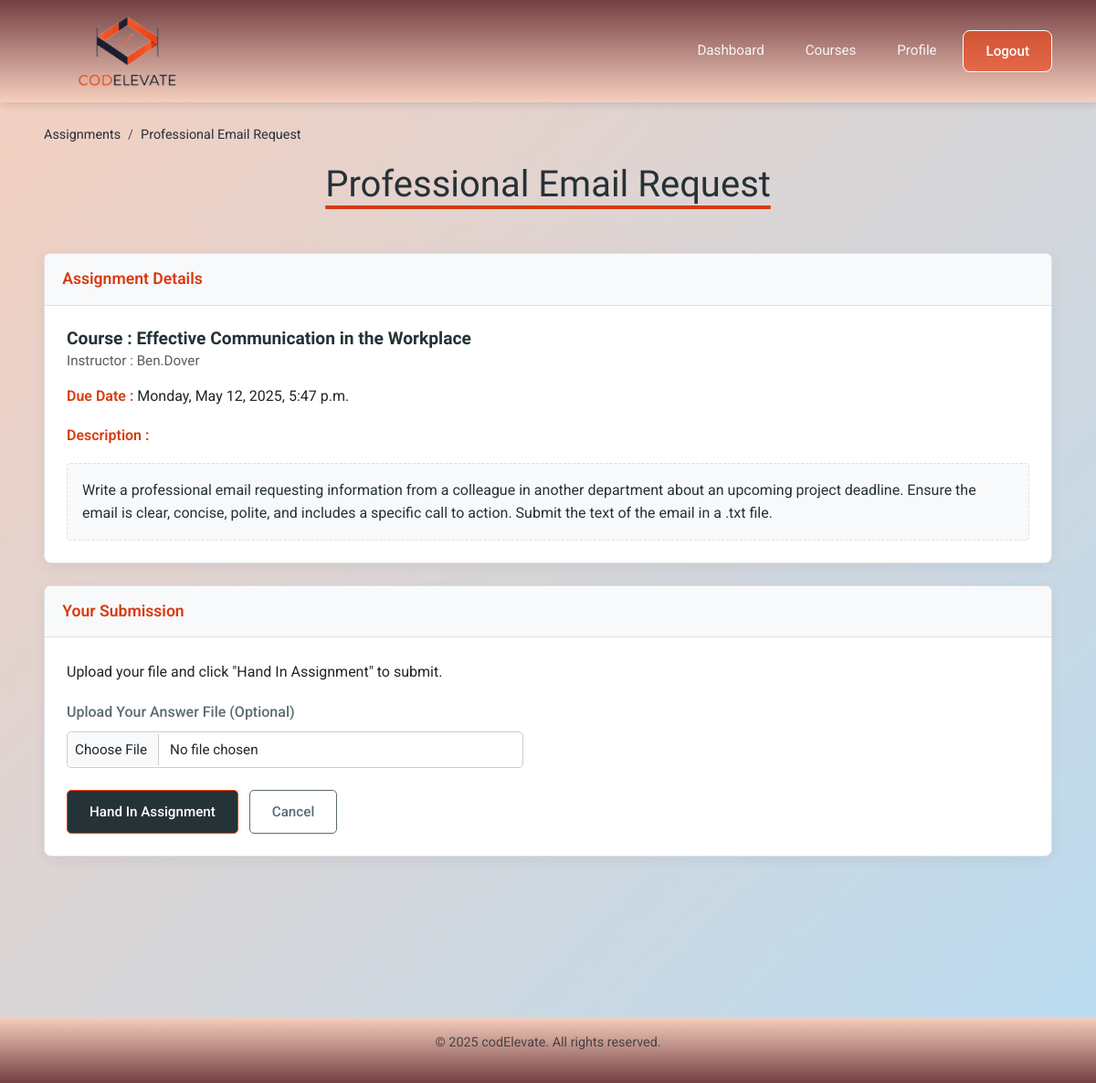
Page /assignments/9/ (signed in) on the committed database.
### assignments/models.py (models this page shows, shortened)
class Assignment(models.Model):
    course = models.ForeignKey(Course, on_delete=models.CASCADE, related_name='assignments')
    title = models.CharField(max_length=255)
    description = models.TextField(blank=True)
    due_date = models.DateTimeField()
    created_at = models.DateTimeField(auto_now_add=True)
    updated_at = models.DateTimeField(auto_now=True)
    @property
    def is_past_due(self):
        return timezone.now() > self.due_date
    class Meta:
        ordering = ['due_date']

class Submission(models.Model):
    assignment = models.ForeignKey(Assignment, on_delete=models.CASCADE, related_name='submissions')
    student = models.ForeignKey(User, on_delete=models.CASCADE, related_name='assignment_submissions')
    file = models.FileField(upload_to=submission_upload_path, blank=True, null=True)
    submitted_at = models.DateTimeField(null=True, blank=True)
    is_submitted = models.BooleanField(default=False)
    class Meta:
        unique_together = ['assignment', 'student']
        ordering = ['-submitted_at', 'assignment__due_date']

### courses/models.py (models this page shows, shortened)
class Course(models.Model):
    LEVEL_CHOICES = [
        ('beginner', 'Beginner'),
        ('intermediate', 'Intermediate'),
        ('advanced', 'Advanced'),
    ]
    title = models.CharField(max_length=200)
    description = models.TextField()
    category = models.ForeignKey(Category, on_delete=models.SET_NULL, null=True, blank=True, related_name='courses')
    instructor = models.ForeignKey(User, on_delete=models.SET_NULL, null=True, blank=True, related_name='courses')
    created_at = models.DateTimeField(auto_now_add=True)
    updated_at = models.DateTimeField(auto_now=True)
    thumbnail = models.ImageField(upload_to='course_thumbnails/', blank=True, null=True)
    level = models.CharField(max_length=12, choices=LEVEL_CHOICES, default='beginner')
    duration = models.PositiveIntegerField(help_text='Duration in hours', default=0)
    class Meta:
        ordering = ['-created_at']

### assignments/views.py (the view, shortened to what this page needs)
# urls.py: path('<int:assignment_id>/', views.assignment_detail, name='assignment_detail'),
@login_required
def assignment_detail(request, assignment_id):
    assignment = get_object_or_404(Assignment.objects.select_related('course', 'course__instructor'), id=assignment_id)
    student = request.user
    is_enrolled = CourseEnrollment.objects.filter(
        student=student,
        course=assignment.course
    ).exists()
    if not is_enrolled:
        raise Http404("You are not enrolled in the course for this assignment.")
    submission, created = Submission.objects.get_or_create(
        assignment=assignment,
        student=student
    )
    form = SubmissionForm(instance=submission)
    context = {
        'assignment': assignment,
        'submission': submission,
        'form': form,
        'is_past_due': assignment.is_past_due,
        'can_submit': not submission.is_submitted
    }
    return render(request, 'assignments/assignment_detail.html', context)

### assignments/forms.py
class SubmissionForm(forms.ModelForm):
    class Meta:
        model = Submission
        fields = ['file']
        widgets = {
            'file': forms.ClearableFileInput(attrs={'class': 'form-control'}),
        }
        labels = {
            'file': 'Upload Your Answer File (Optional)',
        }

### assignments/templates/assignments/assignment_detail.html (shortened to what this page needs)
{% extends 'base.html' %}
{% load static %}
{% load tz %}
{% block extra_head %}
    <link rel="stylesheet" href="{% static 'assignments/assignment_detail.css' %}">
{% endblock %}
{% block content %}
<div class="container mt-4">
    <nav aria-label="breadcrumb">
        <ol class="breadcrumb">
            <li class="breadcrumb-item"><a href="#">Assignments</a></li>
            <li class="breadcrumb-item active" aria-current="page">{{ assignment.title }}</li>
        </ol>
    </nav>
    <h2>{{ assignment.title }}</h2>
    <hr>
    <div class="card mb-4">
        <div class="card-header">
            Assignment Details
        </div>
        <div class="card-body">
            <h5 class="card-title">Course : {{ assignment.course.title }}</h5>
            <h6 class="card-subtitle mb-2 text-muted">Instructor : {{ assignment.course.instructor.get_full_name|default:assignment.course.instructor.username }}</h6>
            <p><strong>Due Date :</strong> {{ assignment.due_date|localtime|date:"l, F j, Y, P" }}
            </p>
            <p><strong>Description :</strong></p>
            <div class="assignment-description">
                {{ assignment.description|linebreaksbr|default:"No description provided." }}
            </div>
        </div>
    </div>
    <div class="card">
        <div class="card-header">
            Your Submission
        </div>
        <div class="card-body">
             {% if submission.is_submitted %}
                <div class="alert alert-success" role="alert">
                    <h4 class="alert-heading">Submitted!</h4>
                    <p>You handed in this assignment on {{ submission.submitted_at|localtime|date:"F j, Y, P" }}.</p>
                    {% if submission.file %}
                    <hr>
                    <p class="mb-0">Submitted file: <a href="{{ submission.file.url }}" target="_blank">{{ submission.get_filename }}</a></p>
                    {% endif %}
                </div>
                {% if not is_past_due %}
                    <p>You can update your submission before the deadline.</p>
                    <form method="post" enctype="multipart/form-data" class="mt-3">
                        {% csrf_token %}
                         <div class="mb-3">
                             <label for="{{ form.file.id_for_label }}" class="form-label">{{ form.file.label }}</label>
                             {{ form.file }}
                             {% if form.file.errors %}<div class="invalid-feedback d-block">{{ form.file.errors|striptags }}</div>{% endif %}
                         </div>
                        <button type="submit" class="btn btn-warning">Update Submission</button>
                        <a href="#" class="btn btn-secondary">Back to List</a>
                    </form>
                {% else %}
                    <a href="#" class="btn btn-secondary mt-3">Back to List</a>
                {% endif %}
             {% elif is_past_due %}
                 <div class="alert alert-danger" role="alert">
                    The deadline for this assignment has passed and you did not submit it.
                 </div>
                 <a href="#" class="btn btn-secondary mt-3">Back to List</a>
             {% else %}
                 <p>Upload your file and click "Hand In Assignment" to submit.</p>
                 <form method="post" enctype="multipart/form-data" class="mt-3">
                     <div class="mb-3">
                         <label for="{{ form.file.id_for_label }}" class="form-label">{{ form.file.label }}</label>
                         {{ form.file }}
                     </div>
                    <button type="submit" class="btn btn-primary">Hand In Assignment</button>
                    <a href="#" class="btn btn-secondary">Cancel</a>
                </form>
            {% endif %}
        </div>
    </div>
</div>
{% endblock %}

### static/website/homepage.css (style rules this page uses)
:root { --color-bg-light: #f8f9fa; --color-light-peach: #F6CFBE; --color-light-blue: #B9DCF2; --color-muted-blue: #5C6B73; --color-dark-blue: #253237; --color-accent-orange: #F34213; --font-primary: 'Poppins', sans-serif; --border-radius: 8px; --shadow-light: 0 4px 15px rgba(0, 0, 0, 0.06); --shadow-medium: 0 6px 20px rgba(37, 50, 55, 0.1); }
* { box-sizing: border-box; margin: 0; padding: 0; }
html { scroll-behavior: smooth; }
body { font-family: var(--font-primary); background: linear-gradient(135deg, var(--color-light-peach), var(--color-light-blue)); color: var(--color-dark-blue); line-height: 1.7; overflow-x: hidden; }
h1, h2, h3 { font-weight: 600; line-height: 1.3; }
a { text-decoration: none; color: inherit; }
.container { max-width: 1200px; margin: 0 auto; padding: 0 1.5rem; }
body { animation: fadeIn 1s ease-out forwards; }

### assignments/static/assignments/assignment_detail.css (style rules this page uses)
:root { --color-bg-light: #f8f9fa; --color-light-peach: #F6CFBE; --color-light-blue: #B9DCF2; --color-muted-blue: #5C6B73; --color-dark-blue: #253237; --color-accent-orange: #F34213; --border-radius: 8px; --shadow-light: 0 4px 15px rgba(0, 0, 0, 0.06); --color-border-light: #e0e0e0; --font-heading: 'Righteous', sans-serif; --font-primary: 'Roboto', sans-serif; }
.container.mt-4 { padding-bottom: 3rem; }
.breadcrumb { background-color: transparent; padding: 0; margin-bottom: 1rem; font-size: 0.9rem; }
.breadcrumb-item a { color: var(--color-dark-blue); text-decoration: none; }
.breadcrumb-item.active { color: var(--color-text-medium); }
.container>h2 { color: var(--color-dark-blue); font-family: 'Righteous', sans-serif; font-weight: 400; text-decoration: underline; text-underline-offset: 10px; text-decoration-color: #d83a10; margin-top: 1rem; margin-bottom: 0.5rem; text-align: center; font-size: clamp(1.8rem, 5vw, 2.5rem); }
hr { border: none; border-top: 1px solid var(--color-border-light); margin-bottom: 2rem; }
.card { background-color: #fff; border: 1px solid var(--color-border-light); border-radius: var(--border-radius); box-shadow: var(--shadow-light); margin-bottom: 2rem; }
.card-header { background-color: var(--color-bg-light); padding: 0.8rem 1.2rem; font-weight: 600; color: #d83a10; border-bottom: 1px solid var(--color-border-light); border-top-left-radius: var(--border-radius); border-top-right-radius: var(--border-radius); font-size: 1.1rem; }
.card-body { padding: 1.5rem; }
.card-body .card-title { font-family: 'Roboto Condensed', sans-serif; font-size: 1.2rem; font-weight: 700; color: var(--color-dark-blue); margin-bottom: 0.25rem; }
.card-body .card-subtitle { font-family: 'Roboto Condensed', sans-serif; font-size: 1.2rem; font-size: 0.95rem; color: var(--color-muted-blue); padding-top: 4px; margin-bottom: 1rem !important; }
.card-body p strong { color: #d83a10; font-weight: 600; }
.assignment-description { margin-top: 0.5rem; padding: 1rem; background-color: var(--color-bg-light); border-radius: calc(var(--border-radius) - 4px); color: var(--color-dark-blue); line-height: 1.6; border: 1px dashed var(--color-border-light); }
.card-body form label { display: block; font-weight: 500; margin-bottom: 0.5rem; color: var(--color-muted-blue); }
.card-body form input[type="file"] { display: block; width: 100%; max-width: 500px; padding: 0.5rem; border: 1px solid #ccc; border-radius: 5px; font-size: 0.95rem; box-sizing: border-box; background-color: #fff; margin-bottom: 0.5rem; }
.btn { padding: 0.7rem 1.5rem; border-radius: 5px; text-decoration: none; font-weight: 500; transition: all 0.3s ease; cursor: pointer; font-size: 0.95rem; margin-right: 0.5rem; margin-top: 0.5rem; border: 1px solid transparent; }
.btn:last-child { margin-right: 0; }
.btn-primary { background: var(--color-dark-blue); color: white; border-color: var(--color-accent-orange); }
.btn-secondary { background: transparent; color: var(--color-muted-blue); border-color: var(--color-muted-blue); }

### rows in the picture
Assignment: title "Professional Email Request", course "Effective Communication in the Workplace", course.instructor.get_full_name "Ben.Dover", due_date "Monday, May 12, 2025, 5:47 p.m.", description "Write a professional email requesting information from a colleague in another department about an upcoming project deadline. Ensure the email is clear, concise, polite, and includes a specific call to action. Submit the text of the email in a .txt file."
